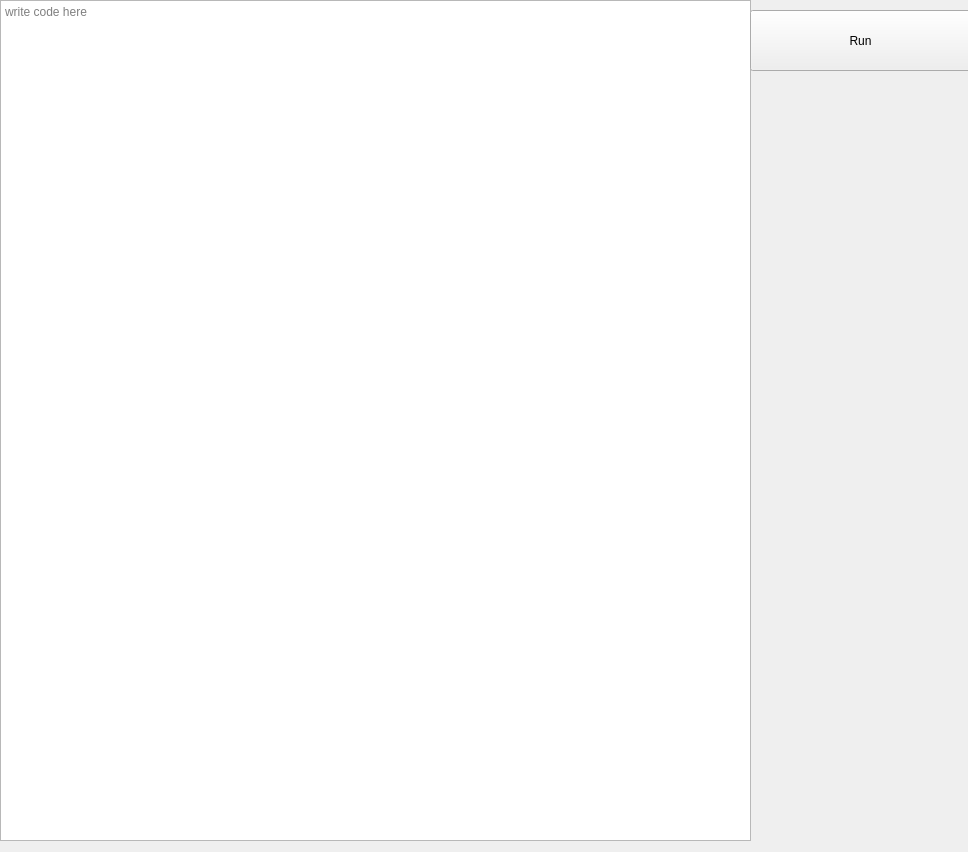
<?xml version="1.0" encoding="UTF-8"?>
<ui version="4.0">
 <class>Form</class>
 <widget class="QWidget" name="Form">
  <property name="geometry">
   <rect>
    <x>0</x>
    <y>0</y>
    <width>968</width>
    <height>852</height>
   </rect>
  </property>
  <property name="windowTitle">
   <string>CP Code Editor</string>
  </property>
  <widget class="QPlainTextEdit" name="code">
   <property name="geometry">
    <rect>
     <x>0</x>
     <y>0</y>
     <width>751</width>
     <height>841</height>
    </rect>
   </property>
   <property name="placeholderText">
    <string>write code here</string>
   </property>
  </widget>
  <widget class="QPushButton" name="Run_button">
   <property name="geometry">
    <rect>
     <x>750</x>
     <y>10</y>
     <width>221</width>
     <height>61</height>
    </rect>
   </property>
   <property name="text">
    <string>Run</string>
   </property>
  </widget>
 </widget>
 <resources/>
 <connections/>
</ui>
